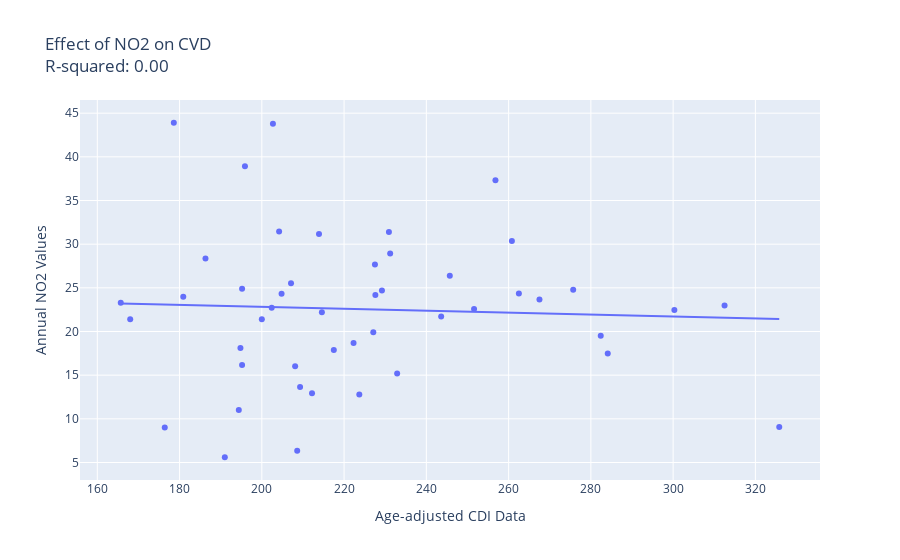

Write notebook code for a chart like this one.
### Code cell
## NO2 and CVD
plot_indiv_cdi('NO2', "CVD", cvd_df)

### Figure 1 — Plotly figure (JSON) as saved in the notebook; plotly's stock layout.template omitted (floating-point values rounded to 4 significant figures)
{"data": [{"hovertemplate": "<b>%{hovertext}</b><br><br>Age-adjusted CDI Data=%{x}<br>Annual NO2 Values=%{y}<extra></extra>", "hovertext": ["Alabama", "Arizona", "Arkansas", "California", "Colorado", "Connecticut", "Delaware", "Florida", "Georgia", "Hawaii", "Idaho", "Illinois", "Indiana", "Iowa", "Kansas", "Kentucky", "Louisiana", "Maine", "Maryland", "Massachusetts", "Michigan", "Minnesota", "Mississippi", "Missouri", "Montana", "Nevada", "New Hampshire", "New Jersey", "New Mexico", "New York", "North Carolina", "North Dakota", "Ohio", "Oklahoma", "Oregon", "Pennsylvania", "Rhode Island", "South Carolina", "South Dakota", "Tennessee", "Texas", "Utah", "Vermont", "Virginia", "Washington", "Wisconsin", "Wyoming"], "legendgroup": "", "marker": {"color": "#636efa", "symbol": "circle"}, "mode": "markers", "name": "", "orientation": "v", "showlegend": false, "type": "scatter", "x": [312.5, 195.9, 284.1, 202.7, 178.6, 180.9, 227.1, 202.4, 245.7, 176.4, 204.8, 231.2, 243.6, 223.7, 222.3, 262.5, 282.4, 195.2, 229.2, 165.7, 267.5, 168, 325.8, 251.6, 208.6, 256.8, 191, 213.9, 200, 227.5, 217.5, 194.4, 260.8, 300.3, 194.8, 227.6, 195.2, 232.9, 209.3, 275.7, 230.9, 204.2, 212.2, 207.1, 186.3, 214.6, 208.1], "xaxis": "x", "y": [22.98, 38.92, 17.48, 43.78, 43.9, 23.99, 19.91, 22.71, 26.39, 9.008, 24.33, 28.92, 21.7, 12.78, 18.67, 24.35, 19.53, 16.17, 24.7, 23.29, 23.67, 21.42, 9.063, 22.57, 6.335, 37.32, 5.602, 31.17, 21.41, 27.66, 17.9, 11.0, 30.37, 22.48, 18.12, 24.19, 24.9, 15.2, 13.63, 24.79, 31.4, 31.44, 12.93, 25.54, 28.35, 22.21, 16.02], "yaxis": "y"}, {"hovertemplate": "<b>OLS trendline</b><br>NO2 = -0.0110816 * DataValue + 25.0449<br>R<sup>2</sup>=0.002330<br><br>Age-adjusted CDI Data=%{x}<br>Annual NO2 Values=%{y} <b>(trend)</b><extra></extra>", "legendgroup": "", "marker": {"color": "#636efa", "symbol": "circle"}, "mode": "lines", "name": "", "showlegend": false, "type": "scatter", "x": [165.7, 168, 176.4, 178.6, 180.9, 186.3, 191, 194.4, 194.8, 195.2, 195.2, 195.9, 200, 202.4, 202.7, 204.2, 204.8, 207.1, 208.1, 208.6, 209.3, 212.2, 213.9, 214.6, 217.5, 222.3, 223.7, 227.1, 227.5, 227.6, 229.2, 230.9, 231.2, 232.9, 243.6, 245.7, 251.6, 256.8, 260.8, 262.5, 267.5, 275.7, 282.4, 284.1, 300.3, 312.5, 325.8], "xaxis": "x", "y": [23.21, 23.18, 23.09, 23.07, 23.04, 22.98, 22.93, 22.89, 22.89, 22.88, 22.88, 22.87, 22.83, 22.8, 22.8, 22.78, 22.78, 22.75, 22.74, 22.73, 22.73, 22.69, 22.67, 22.67, 22.63, 22.58, 22.57, 22.53, 22.52, 22.52, 22.51, 22.49, 22.48, 22.46, 22.35, 22.32, 22.26, 22.2, 22.15, 22.14, 22.08, 21.99, 21.92, 21.9, 21.72, 21.58, 21.43], "yaxis": "y"}], "layout": {"legend": {"tracegroupgap": 0}, "title": {"text": "Effect of NO2 on CVD<br>R-squared: 0.00"}, "xaxis": {"anchor": "y", "domain": [0, 1], "title": {"text": "Age-adjusted CDI Data"}}, "yaxis": {"anchor": "x", "domain": [0, 1], "title": {"text": "Annual NO2 Values"}}}}
